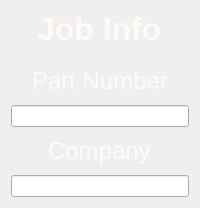
       <widget class="QFrame" name="project_info_frame">
        <property name="sizePolicy">
         <sizepolicy hsizetype="Preferred" vsizetype="Preferred">
          <horstretch>33</horstretch>
          <verstretch>0</verstretch>
         </sizepolicy>
        </property>
        <property name="styleSheet">
         <string notr="true">QLabel {
	color: rgb(255, 251, 244);
}
QLineEdit {
	font: 16pt &quot;Segoe UI&quot;;
	color: rgb(255, 251, 244);
}</string>
        </property>
        <property name="frameShape">
         <enum>QFrame::NoFrame</enum>
        </property>
        <property name="frameShadow">
         <enum>QFrame::Plain</enum>
        </property>
        <layout class="QVBoxLayout" name="verticalLayout_4">
         <property name="spacing">
          <number>10</number>
         </property>
         <item alignment="Qt::AlignHCenter|Qt::AlignTop">
          <widget class="QLabel" name="job_info_header">
           <property name="sizePolicy">
            <sizepolicy hsizetype="Preferred" vsizetype="Fixed">
             <horstretch>0</horstretch>
             <verstretch>0</verstretch>
            </sizepolicy>
           </property>
           <property name="font">
            <font>
             <family>Segoe UI</family>
             <pointsize>24</pointsize>
             <weight>75</weight>
             <italic>false</italic>
             <bold>true</bold>
            </font>
           </property>
           <property name="styleSheet">
            <string notr="true">color: rgb(255, 251, 244);</string>
           </property>
           <property name="text">
            <string>Job Info</string>
           </property>
          </widget>
         </item>
         <item>
          <spacer name="verticalSpacer_2">
           <property name="orientation">
            <enum>Qt::Vertical</enum>
           </property>
           <property name="sizeType">
            <enum>QSizePolicy::Fixed</enum>
           </property>
           <property name="sizeHint" stdset="0">
            <size>
             <width>20</width>
             <height>10</height>
            </size>
           </property>
          </spacer>
         </item>
         <item alignment="Qt::AlignHCenter|Qt::AlignTop">
          <widget class="QLabel" name="part_number_header">
           <property name="sizePolicy">
            <sizepolicy hsizetype="Preferred" vsizetype="Fixed">
             <horstretch>0</horstretch>
             <verstretch>0</verstretch>
            </sizepolicy>
           </property>
           <property name="font">
            <font>
             <family>Segoe UI</family>
             <pointsize>18</pointsize>
            </font>
           </property>
           <property name="styleSheet">
            <string notr="true"/>
           </property>
           <property name="text">
            <string>Part Number</string>
           </property>
          </widget>
         </item>
         <item>
          <widget class="QLineEdit" name="part_number">
           <property name="styleSheet">
            <string notr="true"/>
           </property>
          </widget>
         </item>
         <item alignment="Qt::AlignHCenter">
          <widget class="QLabel" name="company_header">
           <property name="font">
            <font>
             <family>Segoe UI</family>
             <pointsize>18</pointsize>
            </font>
           </property>
           <property name="text">
            <string>Company</string>
           </property>
          </widget>
         </item>
         <item>
          <widget class="QLineEdit" name="company_name"/>
         </item>
        </layout>
       </widget>
